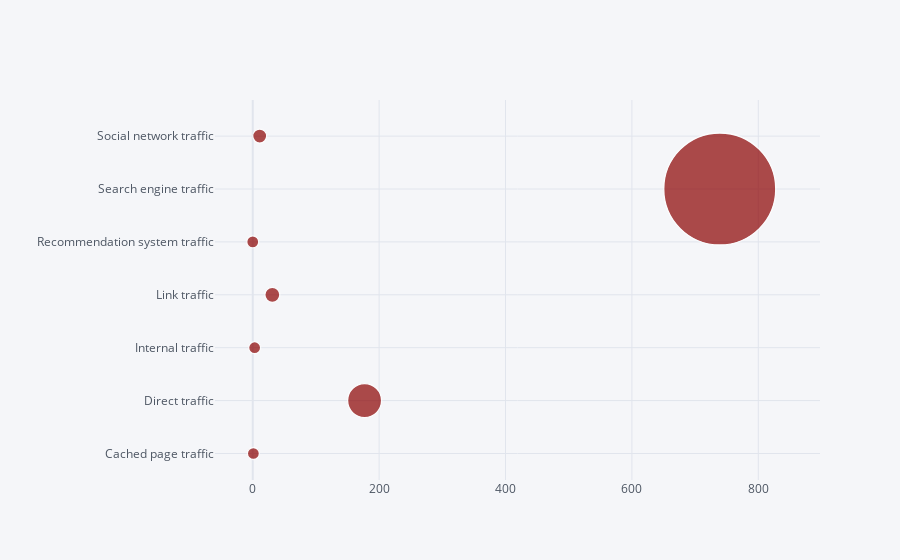

Here is the notebook cell this chart was saved with:
### Code cell
# Let's visualize the number of visits by robots (bots) for each traffic source:
pivot_df.iplot(kind = 'bubble', x = 'Robots', y = 'Source', size = 'Humans', color = 'darkred')

### Figure 1 — Plotly figure (JSON) as saved in the notebook; plotly's stock layout.template omitted (floating-point values rounded to 4 significant figures)
{"data": [{"marker": {"color": ["darkred", "darkred", "darkred", "darkred", "darkred", "darkred", "darkred"], "line": {"width": 1.3}, "size": [12, 34, 12, 15, 12, 112, 14], "symbol": "circle"}, "mode": "markers", "text": "", "type": "scatter", "x": [1, 177, 3, 31, 0, 739, 11], "y": ["Cached page traffic", "Direct traffic", "Internal traffic", "Link traffic", "Recommendation system traffic", "Search engine traffic", "Social network traffic"]}], "layout": {"legend": {"bgcolor": "#F5F6F9", "font": {"color": "#4D5663"}}, "paper_bgcolor": "#F5F6F9", "plot_bgcolor": "#F5F6F9", "title": {"font": {"color": "#4D5663"}}, "xaxis": {"gridcolor": "#E1E5ED", "showgrid": true, "tickfont": {"color": "#4D5663"}, "title": {"font": {"color": "#4D5663"}, "text": ""}, "zerolinecolor": "#E1E5ED"}, "yaxis": {"gridcolor": "#E1E5ED", "showgrid": true, "tickfont": {"color": "#4D5663"}, "title": {"font": {"color": "#4D5663"}, "text": ""}, "zerolinecolor": "#E1E5ED"}}}
